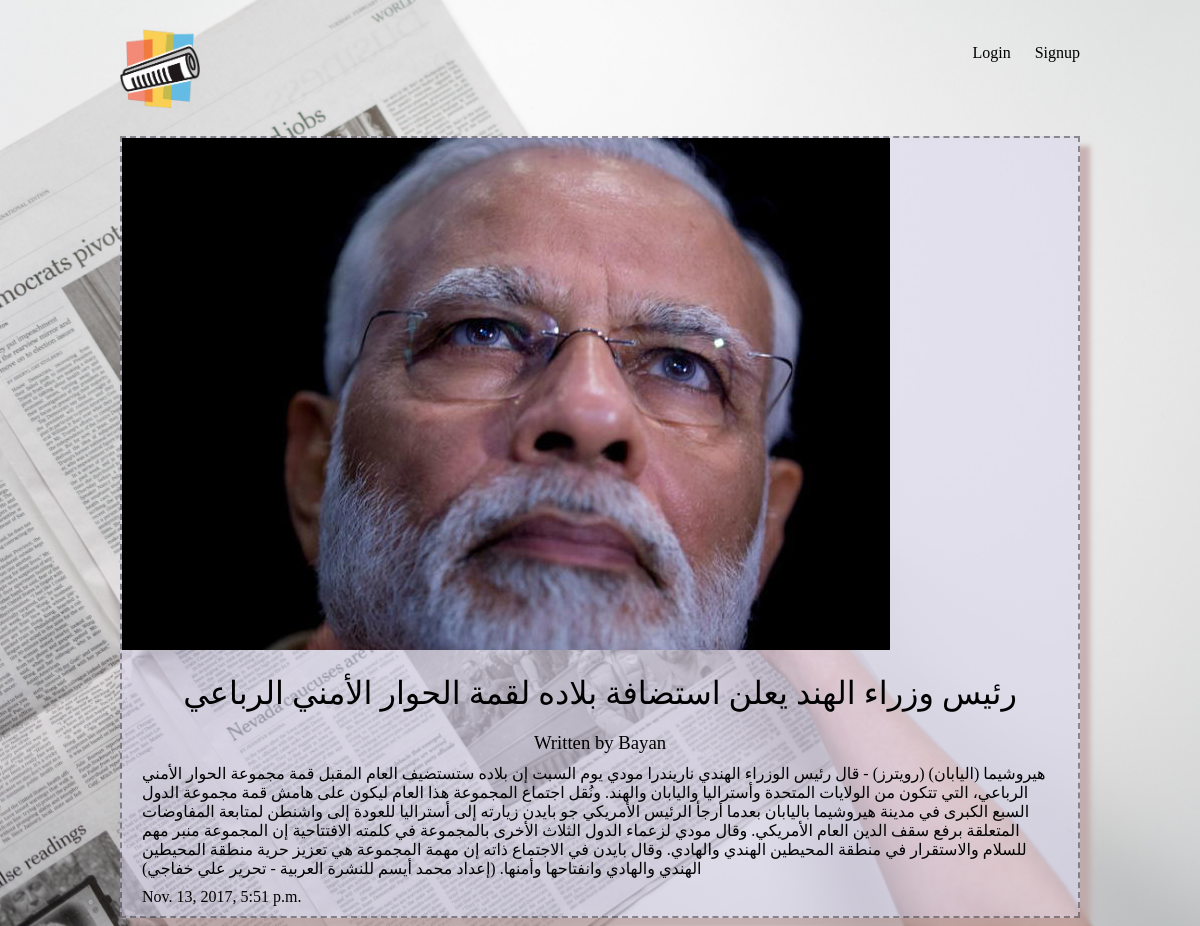
The page /articles/India-hosting on the database its author committed.
### articles/models.py (models this page shows, shortened)
class Article(models.Model):
    id = models.AutoField(primary_key=True)
    title = models.CharField(max_length=100)
    slug = models.SlugField()
    body = models.TextField()
    date = models.DateTimeField(auto_now_add=True)
    thumb = models.ImageField(default='default.png', blank=True)
    author = models.ForeignKey(User, default=None, on_delete = models.CASCADE)

### articles/views.py (the view)
# urls.py: path('<slug>', views.article_detail, name="detail"),
def article_detail(request, slug):
    article = Article.objects.get(slug=slug)
    return render(request, 'articles/article_detail.html', { 'article': article })

### articles/templates/articles/article_detail.html
{% extends 'base_layout.html' %}
{% block content %}
<div class="article-detail">
    <div class="article">
        <img src="{{ article.thumb.url }}" />
        <h2>{{ article.title }}</h2>
        <h3>Written by {{ article.author.username }}</h3>
        <p>{{ article.body }}</p>
        <p>{{ article.date }}</p>
    </div>
</div>
{% endblock %}

### assets/styles.css (style rules this page uses)
body { background-color: #0f121f; background-image: url(/static/background.jpg); background-repeat: no-repeat; background-size: cover; color: #000000; }
body * { font-family: Ubuntu; }
h1, h2, h3, h4, h5 { font-weight: normal; margin: 0; }
.article { padding: 10px; position: relative; padding-bottom: 40px; border: 2px dashed rgba(38,35,35,0.46); -moz-box-shadow: 10px 10px 5px 0px rgba(189,162,162,0.75); -webkit-box-shadow: 10px 10px 5px 0px rgba(189,162,162,0.75); box-shadow: 10px 10px 5px 0px rgba(189,162,162,0.75); background-color: rgba(220, 216, 240, 0.548); }
.article h2 { font-size: 1.2em; }
.article-detail .article { padding: 0; }
.article-detail .article img { max-width: 100%; }
.article-detail .article h2 { text-align: center; margin: 20px auto; font-size: 2em }
.article-detail .article h3 { text-align: center; }
.article-detail .article p { margin: 10px 20px }

### rows shown on the page
Article: thumb (picture), title "رئيس وزراء الهند يعلن استضافة بلاده لقمة الحوار الأمني الرباعي", author.username "Bayan", body "هيروشيما (اليابان) (رويترز) - قال رئيس الوزراء الهندي ناريندرا مودي يوم السبت إن بلاده ستستضيف العام المقبل قمة مجموعة الحوار الأمني الرباعي، التي تتكون من الولايات المتحدة وأستراليا واليابان والهند. ونُقل اجتماع المجموعة هذا العام ليكون على هامش قمة مجموعة الدول السبع الكبرى في مدينة هيروشيما باليابان بعدما أرجأ الرئيس الأمريكي جو بايدن زيارته إلى أستراليا للعودة إلى واشنطن لمتابعة المفاوضات المتعلقة برفع سقف الدين العام الأمريكي. وقال مودي لزعماء الدول الثلاث الأخرى بالمجموعة في كلمته الافتتاحية إن المجموعة منبر مهم للسلام والاستقرار في منطقة المحيطين الهندي والهادي. وقال بايدن في الاجتماع ذاته إن مهمة المجموعة هي تعزيز حرية منطقة المحيطين الهندي والهادي وانفتاحها وأمنها. (إعداد محمد…", date "Nov. 13, 2017, 5:51 p.m."
